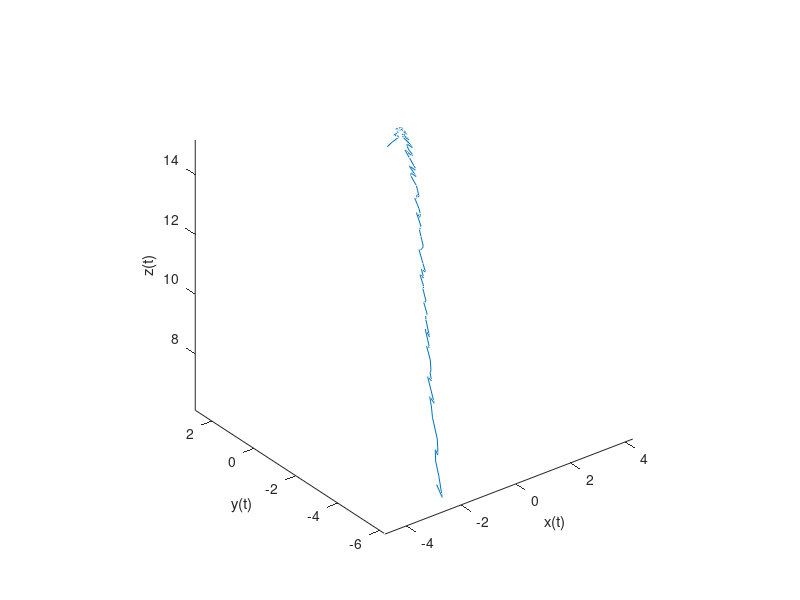

This chart was generated by the following MATLAB code:
clear;
clc
close all;
%% Definição de constantes e coeficientes 

amostras=100;
t = linspace(-5, 5, amostras);



randomz=0.01*randn(1,amostras);
randomx=0.01*randn(1,amostras);
randomy=0.1*randn(1,amostras);
random_other=randn(1,amostras);

%ponto de origem do inimigo
x0=random_other(3);
y0=random_other(4);
z0=random_other(5);

a=-50*abs(randomz(1));
b=10*random_other(2);

azimute=pi/3;
%% Gerando trajetorias parabolicas com implementação de ruido de distribuiçao normal (1,0)

x=t.*cos(azimute)+x0;
y=t.*sin(azimute)+y0;

for n=1:1:amostras
    x1(n)=x(n)+randomx(n);

end

for n=1:1:amostras
    y1(n)=y(n)+randomy(n);

end

z = a*(x1.^2+y1.^2)+b+z0;

for n=1:1:amostras

    z1(n)=z(n)+randomz(n);

end
%% Plotando os gráficos

 
plot3(x1,y1,z1);
axis equal
xlabel('x(t)')
ylabel('y(t)')
zlabel('z(t)')



%% 
%[Xi,Yi]=meshgrid(t,t);
%Zi=griddata(x1,y1,z1,Xi,Yi);
%mesh(Xi,Yi,Zi);
%plot3(x1,y1,Zi,'*');
